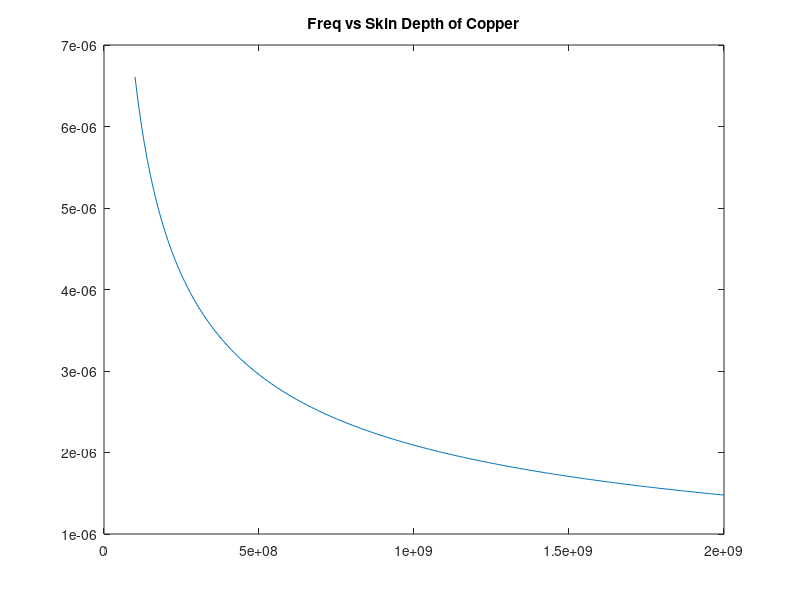
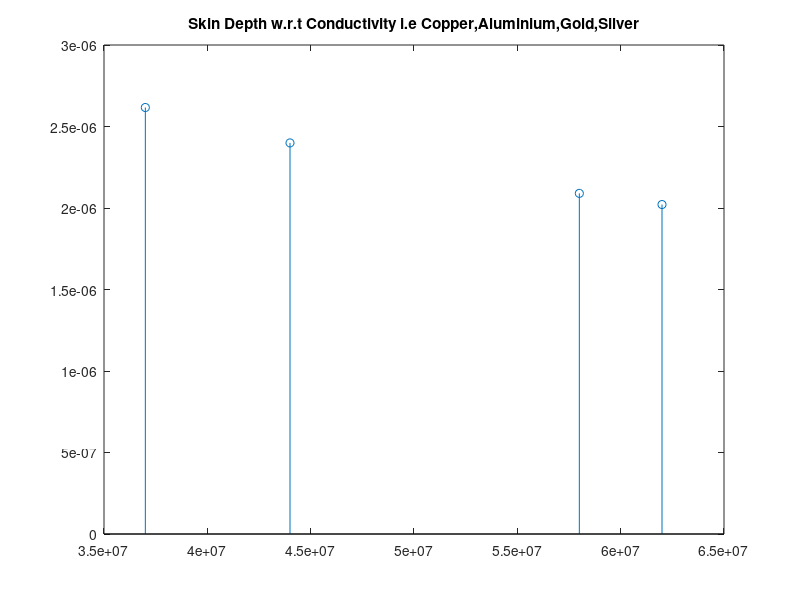

The MATLAB script that drew these images, in order:
close all;clear all;clc;
f=(0.1:0.01:2)*1e9;%Frequency range 0.1 to 2Ghz
w=2*pi*f;
mu=4*pi*1e-7;
sigcu=5.8e7;
sigal=3.7e7;
siggl=4.4e7;
sigsl=6.2e7;
sigma=[sigcu sigal siggl sigsl];
Deltacu=sqrt(2./(w*mu*sigcu));%Skin Depth of copper Freq

%Calculation of skin Depth of Four metal at 1GHz
for k=1:4;
    f0=1e9;w0=2*pi*f0;
    Delta(k)=sqrt(2./(w0*mu*sigma(k)));
end

figure(1);
plot(f,Deltacu);
title('Freq vs Skin Depth of Copper');
figure(2);
stem(sigma,Delta);
title('Skin Depth w.r.t Conductivity i.e Copper,Aluminium,Gold,Silver');
